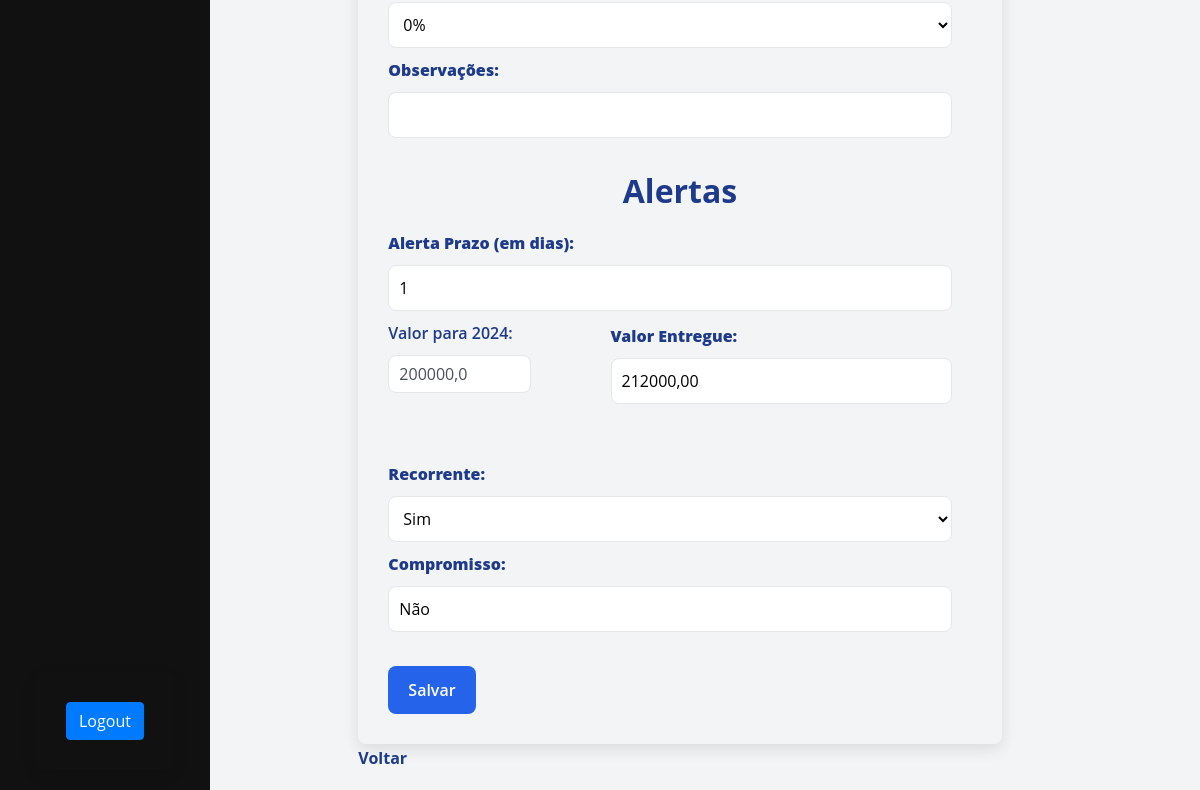
The page /contrato_info/2/ (signed in, lower part) on the database as committed earlier.
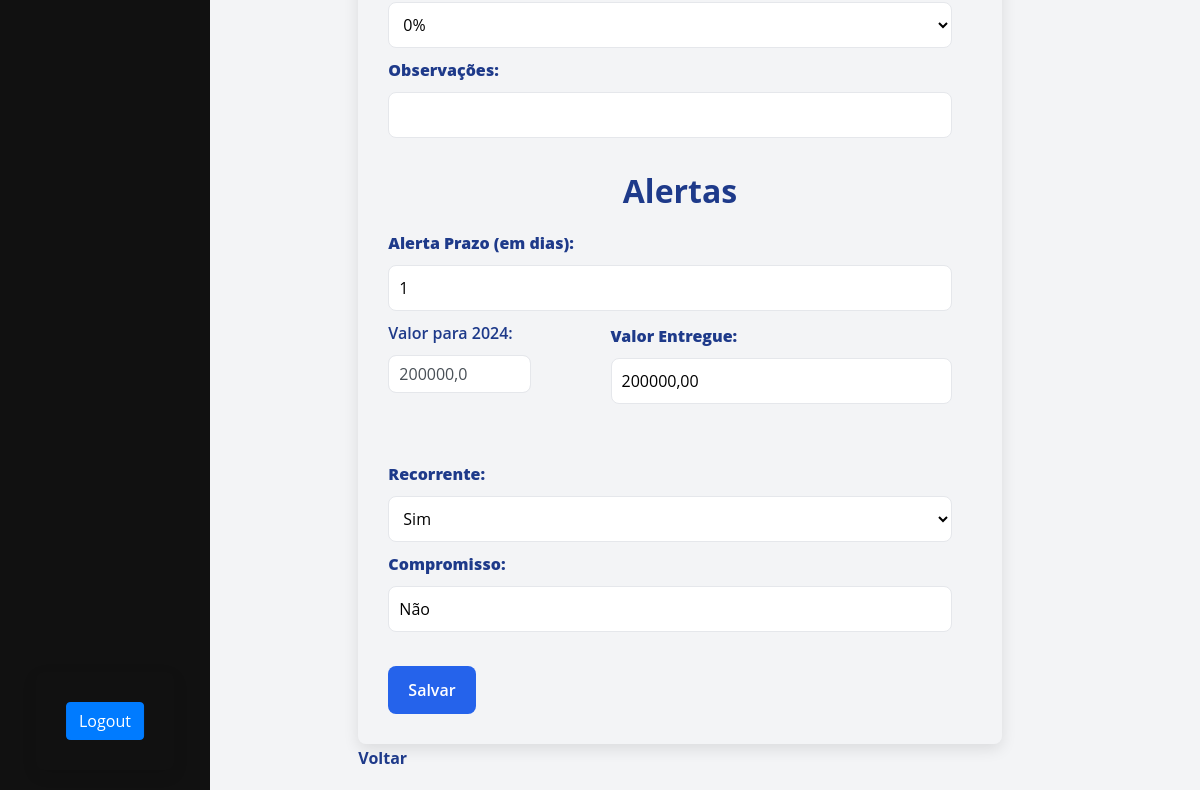
The same page on the database as committed later.
### main/models.py (models this page shows, shortened)
class Contract(models.Model):
    user = models.ForeignKey(User, on_delete=models.CASCADE)
    objeto = models.CharField(max_length=255)
    procedimento = models.CharField(max_length=255)
    tipo_produto = models.CharField(max_length=255)
    numero = models.CharField(max_length=100)
    tipo_contrato = models.CharField(max_length=100)
    fornecedor = models.CharField(max_length=255)
    nif = models.CharField(max_length=100)
    data_inicial = models.DateField()
    data_final = models.DateField()
    prazo = models.CharField(max_length=255)
    preco_contratual = models.DecimalField(max_digits=10, decimal_places=2)
    iva = models.CharField(max_length=100)
    valor_total = models.DecimalField(max_digits=10, decimal_places=2)
    observacao = models.TextField(blank=True, null=True)
    valor_entregue = models.DecimalField(max_digits=10, decimal_places=2)
    recorrente = models.BooleanField(default=False)
    compromisso = models.BooleanField(default=False)
    uploaded_file = models.ForeignKey(UploadedFile, on_delete=models.CASCADE)
    plurianual = models.TextField(blank=True, null=True)
    estado = models.BooleanField(default=True)
    alerta_prazo = models.CharField(max_length=100)

### main/views.py (the view, shortened to what this page needs)
# urls.py: path('contrato_info/<int:file_id>/', views.contrato_info, name='contrato_info'),
def contrato_info(request, file_id):
    uploaded_file = UploadedFile.objects.get(id=file_id, user=request.user)
    tem_contrato = Contract.objects.filter(user=request.user).exists() if request.user.is_authenticated else False
    contract = Contract.objects.filter(uploaded_file=uploaded_file, user=request.user).first()
    estado = True
    anos_plurianual = []
    if contract and contract.data_inicial and contract.data_final:
        ano_inicial = contract.data_inicial.year
        ano_final = contract.data_final.year
        anos_plurianual = list(range(ano_inicial, ano_final + 1))
    plurianual_values = {}
    if contract and contract.plurianual:
        try:
            plurianual_values = json.loads(contract.plurianual)
        except (json.JSONDecodeError, TypeError):
            plurianual_values = {}
    return render(request, 'main/contrato_info.html', {
        'uploaded_file': uploaded_file,
        "tem_contrato": tem_contrato,
        "contract": contract,
        "objeto": contract.objeto if contract else '',
        "procedimento": contract.procedimento if contract else '',
        "tipo_produto": contract.tipo_produto if contract else '',
        "numero": contract.numero if contract else '',
        "tipo_contrato": contract.tipo_contrato if contract else '',
        "fornecedor": contract.fornecedor if contract else '',
        "nif": contract.nif if contract else '',
        "data_inicial": contract.data_inicial if contract else '',
        "data_final": contract.data_final if contract else '',
        "prazo": contract.prazo if contract else '',
        "preco_contratual": contract.preco_contratual if contract else '',
        "observacao": contract.observacao if contract else '',
        "valor_entregue": contract.valor_entregue if contract else '',
        "iva": contract.iva if contract else '',
        "valor_total": contract.valor_total if contract else '',
        "recorrente": 'Sim' if contract and contract.recorrente else 'Não',
        "compromisso": 'Sim' if contract and contract.compromisso else 'Não',
        "plurianual": contract.plurianual if contract else '',
        "estado": contract.estado if contract else True,
        "alerta_prazo": contract.alerta_prazo if contract else '',
        "plurianual_values": plurianual_values,
        "plurianual": contract.plurianual if contract else '',
        "anos_plurianual": anos_plurianual,
    })

### main/templatetags/custom_filters.py (called while the page is built)
@register.filter(name='get_item')
def get_item(dictionary, key):
    if isinstance(dictionary, dict):
        return dictionary.get(str(key))
    return None

### main/templatetags/custom_tags.py (called while the page is built)
@register.simple_tag
def saudacao_e_hora(user):
    current_time = now()
    hour = current_time.hour
    if 5 <= hour < 12:
        greeting = "Bom dia"
    elif 12 <= hour < 18:
        greeting = "Boa tarde"
    else:
        greeting = "Boa noite"
    nome = user.username
    return f"{greeting}, {nome}! Agora são {current_time.strftime('%H:%M')}"

### main/templates/main/contrato_info.html (shortened to what this page needs)
{% extends 'main/base.html' %}
{% load custom_filters %}
{% block content %}
<!DOCTYPE html>
<html lang="pt-PT">
<head>
</head>
<body>
    <form method="POST" action="{% url 'contrato_info' file_id=uploaded_file.id %}">
        <select id="iva" name="iva">
            <option value="0%" {% if tipo_contrato == "0%" %}selected{% endif %}>0%</option>
        </select>
        <label for="observacao"><strong>Observações:</strong></label>
        <input type="text" id="observacao" name="observacao" size="60">
        <br><br>
        <h1>Alertas</h1>
        <label for="alerta_prazo"><strong>Alerta Prazo (em dias):</strong></label>
        <input type="text" id="alerta_prazo" name="alerta_prazo" pattern="\d+" title="Apenas números" required value="{{ alerta_prazo }}">
        <div style="display: flex; gap: 60px; align-items: flex-start;">
            {% if anos_plurianual %}
        {% for year in anos_plurianual %}
            <div class="plurianual-year-input">
                <label for="plurianual_valor_{{ year }}">Valor para {{ year }}:</label>
                <input
                    type="text"
                    id="plurianual_valor_{{ year }}"
                    name="plurianual_valor_{{ year }}"
                    class="form-control"
                    value="{{ plurianual_values|get_item:year|default_if_none:'' }}"
                    placeholder="Valor para: {{ year }}"
                >
            </div>
        {% endfor %}
    {% else %}
        <p>Selecione uma data inicial e final para definir os anos plurianuais.</p>
    {% endif %}
            <div style="display: flex; flex-direction: column;">
                <label for="valor_entregue" style="margin-top: 3px;"><strong>Valor Entregue:</strong></label>
                <input type="text" id="valor_entregue" name="valor_entregue" size="50" required value="{{ valor_entregue }}">
            </div>
        </div>
        <br><br>
        <label for="compromisso"><strong>Recorrente:</strong></label>
        <select id="compromisso" name="compromisso">
            <option value="Sim">Sim</option>
        </select>
        <label for="compromisso"><strong>Compromisso:</strong></label>
        <input type="text" id="compromisso" name="compromisso" size="30" required value="{{ compromisso }}">
        <br><br>
        <button type="submit" class="btn-salv" id="btn-salv">Salvar</button>
    </form>
    <a href="/">Voltar</a>
</body>
</html>
{% endblock %}

Rows that differ between the two databases and show on the page:
changed Contract: valor_entregue "212000,00" → "200000,00"
